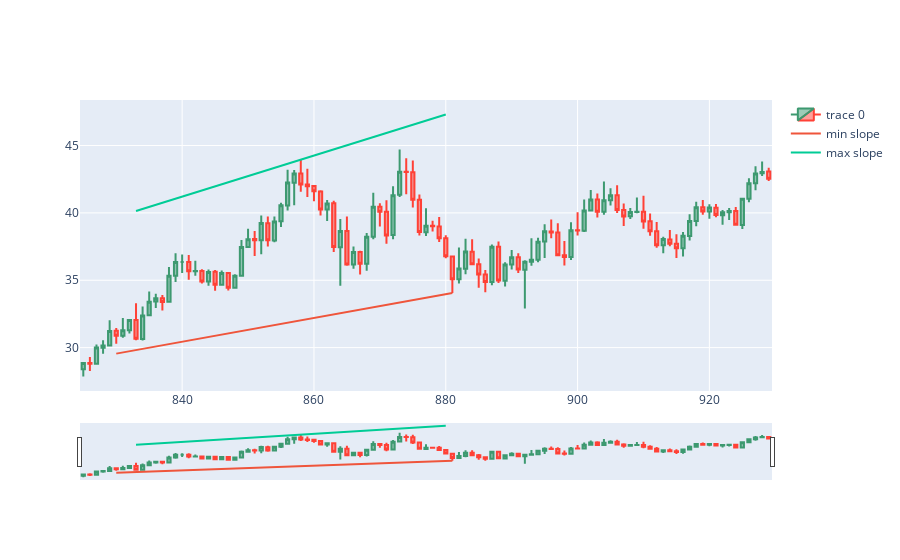

The notebook cell this image was saved under:
### Markdown cell above
# Fitting intercepts to wrap price candles

### Code cell
dfpl = df[candleid-wind-backcandles:candleid+backcandles]
import plotly.graph_objects as go
from datetime import datetime

fig = go.Figure(data=[go.Candlestick(x=dfpl.index,
                open=dfpl['Open'],
                high=dfpl['High'],
                low=dfpl['Low'],
                close=dfpl['Close'])])

#-------------------------------------------------------------------------
# Fitting intercepts to wrap price candles
adjintercmax = (df.High.iloc[xxmax] - slmax*xxmax).max()
adjintercmin = (df.Low.iloc[xxmin] - slmin*xxmin).min()
fig.add_trace(go.Scatter(x=xxmin, y=slmin*xxmin + adjintercmin, mode='lines', name='min slope'))
fig.add_trace(go.Scatter(x=xxmax, y=slmax*xxmax + adjintercmax, mode='lines', name='max slope'))
fig.show()
